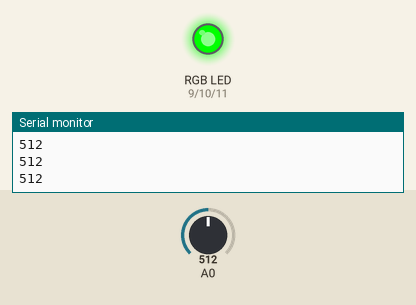
Recording of a sketch running on a simulated Arduino Uno, built with avr-gcc and run on an emulated ATmega328P. On the bench: an RGB LED mixed from three pins (HIGH = lit), the last lines printed to the serial monitor. The test bench sets the inputs (shaded band); at power-on: A0 = 512.

Above: at 1.2 s.
1.3 s: A0 set to 451
2.8 s: A0 set to 439
At 4.0 s:
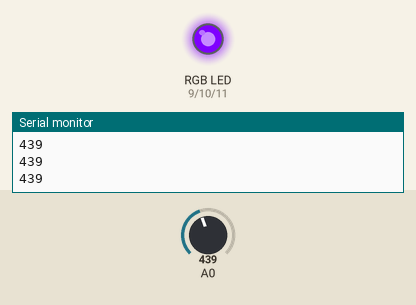
4.3 s: A0 set to 306
At 5.2 s:
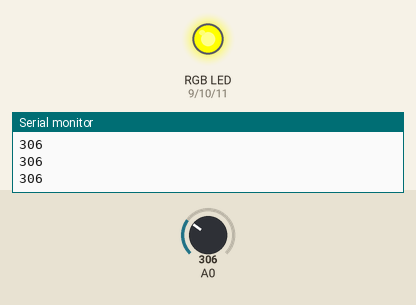
5.8 s: A0 set to 283
At 6.5 s:
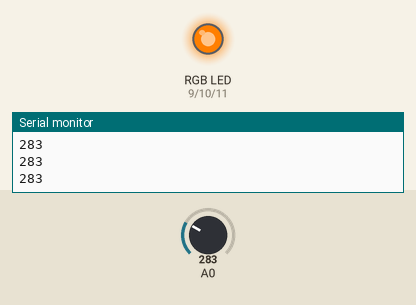
7.3 s: A0 set to 303
At 8.5 s:
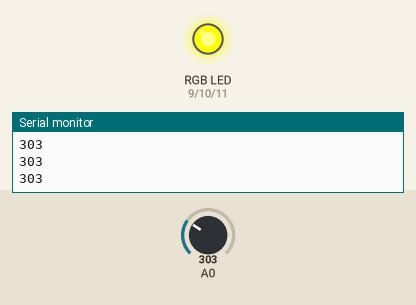
8.8 s: A0 set to 449
At 10.0 s:
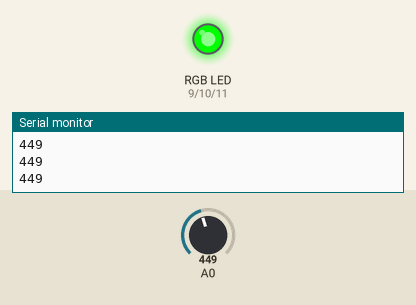
Timing chart, 0 to 11.3 s (numbered marks = the images above; inputs shaded):
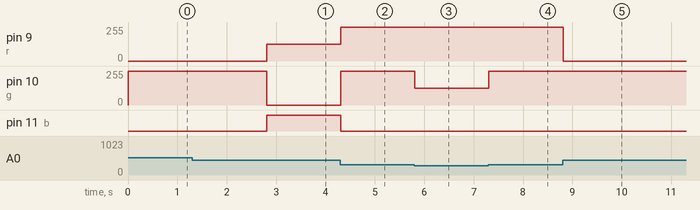

Measured:
- the behaviour switches between 440 and 439 on A0 (found by bisection; images 0 and 1)
- after the input at 2.8 s, pin 9 (r): 0/255 → 127/255 at once; pin 10 (g): 255/255 → 0/255 at once; pin 11 (b): LOW → HIGH at once
- after the input at 4.3 s, pin 9 (r): 127/255 → 255/255 at once; pin 10 (g): 0/255 → 255/255 at once; pin 11 (b): HIGH → LOW at once
- after the input at 5.8 s, pin 10 (g): 255/255 → 127/255 at once
- after the input at 7.3 s, pin 10 (g): 127/255 → 255/255 at once
- after the input at 8.8 s, pin 9 (r): 255/255 → 0/255 at once

The sketch:

3.7-Analog_Input_Control.ino
```cpp
int r=9;
int g=10;
int b=11;
int n;

void setup() {
  Serial.begin(9600);
  pinMode(A0, INPUT);

  pinMode(11, OUTPUT);
  pinMode(10, OUTPUT);
  pinMode(9, OUTPUT);

  analogWrite(r,0);

  analogWrite(g,0);

  analogWrite(b,0);
}

void loop() {
  n=analogRead(A0);
  Serial.println(n);
  if(n<147){
    analogWrite(r,255);

    analogWrite(g,0);

    analogWrite(b,0);
  }
  else if (n<293&&n>146){
    analogWrite(r,255);

    analogWrite(g,127);

    analogWrite(b,0);
  }
  else if (n<438&&n>293){
    analogWrite(r,255);

    analogWrite(g,255);

    analogWrite(b,0);
  }
  else if (n<584&&n>439){
    analogWrite(r,0);

    analogWrite(g,255);

    analogWrite(b,0);
  }
  else if (n<730&&n>585){
    analogWrite(r,0);

    analogWrite(g,0);

    analogWrite(b,255);
  }
  else if (n<876&&n>731){
    analogWrite(r,255);

    analogWrite(g,0);

    analogWrite(b,255);
  }
  else {
    analogWrite(r,127);

    analogWrite(g,0);

    analogWrite(b,255);
  }
}
```
